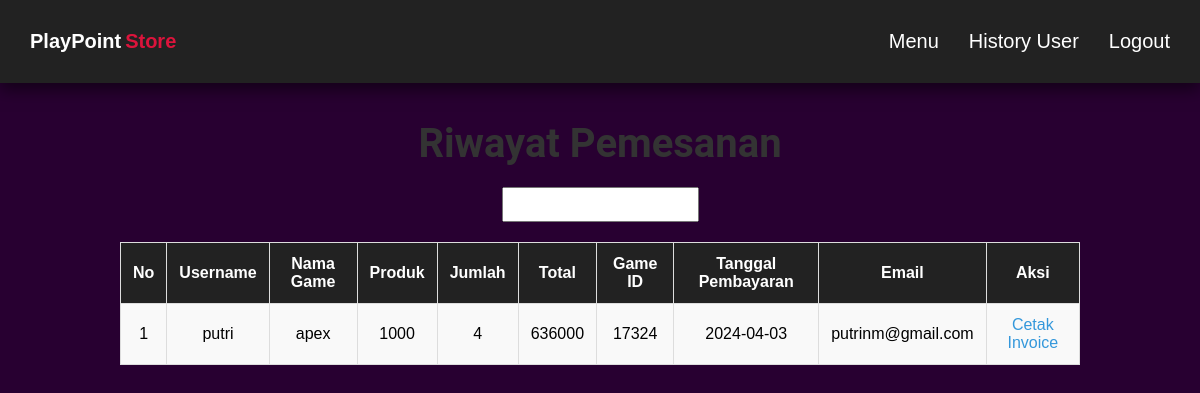
/historyuser.php (signed in), run on an earlier commit of the app's database.
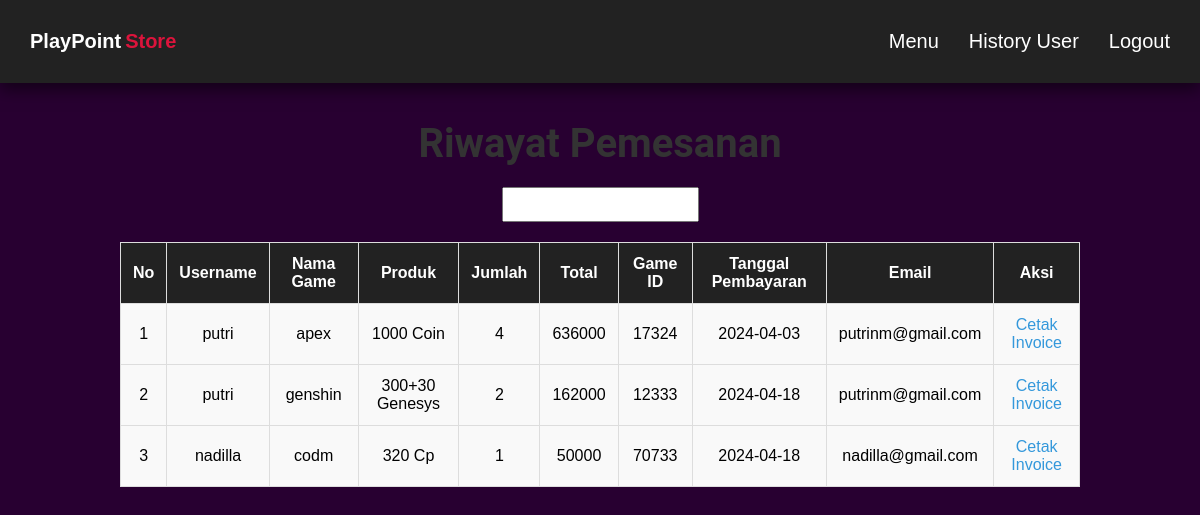
And on a later commit of the database.
### tables this page shows
CREATE TABLE `pembayaran` (
  `id_pembayaran` int(11) NOT NULL,
  `id_user` int(11) NOT NULL,
  `id_game` int(11) NOT NULL,
  `gameid` varchar(50) NOT NULL,
  `jumlah` int(10) NOT NULL,
  `total` int(50) NOT NULL,
  `tanggal_bayar` date NOT NULL
);

CREATE TABLE `user` (
  `id_user` int(11) NOT NULL,
  `username` varchar(255) NOT NULL,
  `password` varchar(255) NOT NULL,
  `email` varchar(100) NOT NULL
);

CREATE TABLE `game` (
  `id_game` int(5) NOT NULL,
  `nama_game` varchar(255) NOT NULL,
  `produk` varchar(255) NOT NULL,
  `harga` int(15) NOT NULL
);

### historyuser.php (the view, shortened to what this page needs)
<?php
require "./aksi/koneksi.php";
function getPaymentHistory($conn, $username, $keyword = null) {
    if($username == "admin"){
        if(isset($keyword)){
            $query = "SELECT * FROM pembayaran pbr
                JOIN user usr ON pbr.id_user = usr.id_user
                JOIN game gm ON pbr.id_game = gm.id_game
                WHERE usr.username LIKE '%$keyword%'";
        } else {
            $query = "SELECT * FROM pembayaran pbr
                JOIN user usr ON pbr.id_user = usr.id_user
                JOIN game gm ON pbr.id_game = gm.id_game
                ORDER BY pbr.id_game";
        }
    }
    $result = mysqli_query($conn, $query);
    $history = [];
    while ($row = mysqli_fetch_assoc($result)) {
        $history[] = $row;
    }
    return $history;
}
$history = [];
if(isset($_SESSION['login'])){
    if($_SESSION['username'] == "admin"){
        $username = $_SESSION['username'];
        $history = getPaymentHistory($conn, $username, isset($_GET['keyword']) ? $_GET['keyword'] : null);
    } else {
        $username = $_SESSION['username'];
        $history = getPaymentHistory($conn, $username, isset($_GET['keyword']) ? $_GET['keyword'] : null);
    }
} else {
    header('Location: login.php');
    exit;
}
?>
<!DOCTYPE html>
<html lang="en">
<head>
    <link rel="stylesheet" href="./style/formadmin.css">
</head>
<body>
    <div class="fContainer">
        <nav class="wrapper">
            <a href="index.php">
                <div class="brand">
                    <div class="firstname">PlayPoint</div>
                    <div class="lastname">Store</div>
                </div>
            </a>
            <?php if(isset($_SESSION['login'])) : ?>
                <?php if($_SESSION['username'] == "admin") : ?>
                    <ul class="navigation">
                        <li><a href="formadmin.php">Menu</a></li>
                        <li><a href="historyuser.php">History User</a></li>
                        <li><a href="logout.php">Logout</a></li>
                    </ul>
                <?php endif; ?>
            <?php endif; ?>
        </nav>
    </div>
    <h1>Riwayat Pemesanan</h1>
    <form action="" method="get">
        <input type="text" name="keyword" id="">
    </form>
    <table border="1">
        <tr>
            <th>No</th>
            <th>Username</th>
            <th>Nama Game</th>
            <th>Produk</th>
            <th>Jumlah</th>
            <th>Total</th>
            <th>Game ID</th>
            <th>Tanggal Pembayaran</th>
            <th>Email</th>
            <th>Aksi</th>
        </tr>
        <?php $i = 1;
        foreach ($history as $htr) : ?>
            <tr>
                <td><?= $i; ?> </td>
                <td><?php echo $htr["username"] ?> </td>
                <td><?= $htr["nama_game"] ?></td>
                <td><?php echo $htr["produk"] ?></td>
                <td><?php echo $htr["jumlah"] ?></td>
                <td><?php echo $htr["total"] ?></td>
                <td><?= $htr["gameid"] ?></td>
                <td><?= $htr["tanggal_bayar"] ?></td>
                <td><?= $htr["email"] ?> </td>
                <td>
                    <div class="print-button-container">
                        <a href="cetakinvoice.php?id=<?= $htr['id_pembayaran'] ?>" class="print-button">
                            <span>Cetak Invoice</span>
                        </a>
                    </div>
                </td>
            </tr>
            <?php $i++;
        endforeach; ?>
    </table>
</body>
</html>

What changed in the data, as far as the page shows it:
changed through a linked row, pembayaran "apex": id_game.produk "1000" → "1000 Coin"
added pembayaran: id_user.username "putri", id_game.nama_game "genshin", id_game.produk "300+30 Genesys", jumlah "2", total "162000", gameid "12333", tanggal_bayar "2024-04-18", id_user.email "putrinm@gmail.com"
added pembayaran: id_user.username "nadilla", id_game.nama_game "codm", id_game.produk "320 Cp", jumlah "1", total "50000", gameid "70733", tanggal_bayar "2024-04-18", id_user.email "nadilla@gmail.com"
